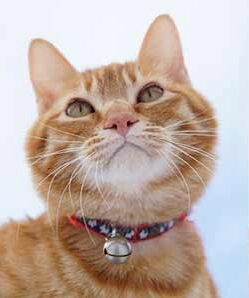
#> input picture src/com/python/image/test.jpg, 249 x 298 px
$ python pil_resize.py
#> lines starting #> are read from the running program, lines starting #| are printed output that depends on the picture
'''
Created on 2016年8月10日

@author: Administrator
'''

from PIL import Image

# 打开一个jpg图像文件，注意是当前路径:
im = Image.open('test.jpg')
#> im is the input picture: PIL image 249x298 RGB; mean R, G, B 192.8, 175.6, 166.6
# 获得图像尺寸:
w, h = im.size
#> w = 249; h = 298
print('Original image size: %sx%s' % (w, h))
#| Original image size: 249x298
# 缩放到50%:
im.thumbnail((w//2, h//2))
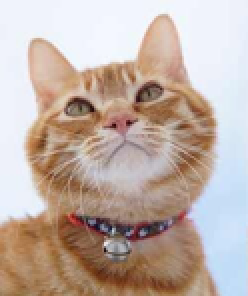
#> im: PIL image 124x148 RGB (shown 2 times larger); mean R, G, B 192.8, 175.6, 166.6
print('Resize image to: %sx%s' % (w//2, h//2))
#| Resize image to: 124x149
# 把缩放后的图像用jpeg格式保存:
im.save('thumbnail.jpg', 'jpeg')
